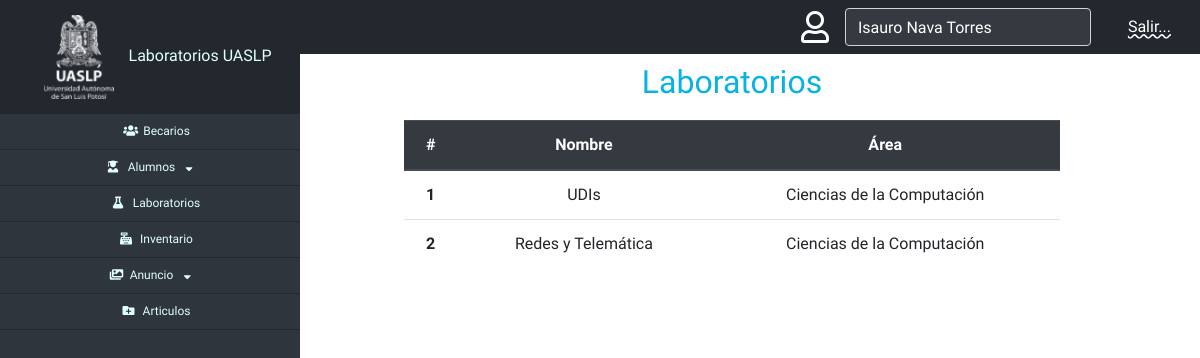
The app's page /Laboratorios.php (signed in) with its own data.
### tables this page shows
CREATE TABLE `laboratorio` (
  `ClaveLab` bigint(20) NOT NULL,
  `NombreLab` varchar(100) NOT NULL,
  `Area` varchar(50) NOT NULL
);

### baseDatos.php (called while the page is built, shortened)
<?php
     class BaseDatos
     {
         private $conexion;
         private $dsn;
         private $username;
         private $passwd;
         public function __construct()
         {
             $host = "localhost";
             $port = "3306";
             $dbname = "bdsi";
             $this->dsn = "mysql:host=" . $host . ";port=". $port . ";dbname=".$dbname . ";";
             $this->username = "root";
             $this->passwd = "";
         }
         public function conectar()
         {
             try {
                 $this->conexion = new PDO($this->dsn, $this->username, $this->passwd);
             }
             catch(PDOException $excepcion)
             {
                 echo "No se pudo conectar a la base de datos...";
                 echo $excepcion->getMessage();
             }
         }
         public function getConexion()
         {
             return($this->conexion);
         }
         public function desconectar(){
            $this->conexion = null;
        }
    }
?>

### Laboratorios.php (the view, shortened to what this page needs)
<?php
    include("baseDatos.php");
?>
<!DOCTYPE html>
<html lang="es">
<head>
    <?php include("head.php"); ?>
</head>
<body>
<?php include("menu.php"); ?>
    <div id="divArticulo">
        <h2>Laboratorios</h2>
        <div id="divTablaLab">
        <table class="table">
          <thead class="thead-dark">
            <tr>
              <th scope="col">#</th>
              <th scope="col">Nombre</th>
              <th scope="col">Área</th>
            </tr>
          </thead>
          <tbody>
          <?php
              $bd = new BaseDatos();
              $bd->conectar();
              $qry = "SELECT * FROM laboratorio";
              $sentencia = $bd->getConexion()->prepare($qry);
              $rs = $sentencia->execute();
              while($datos= $sentencia->fetchObject())
              {
                echo "<tr class='text-body'>";
                echo "<th scope='row'>".$datos->ClaveLab."</th>";
                echo "<td>".$datos->NombreLab."</td>";
                echo "<td>".$datos->Area."</td>";
                echo "</tr>";
              }
            ?>
          </tbody>
      </table>
      </div>
    </div>
</body>
</html>

### css/estilos.css (style rules this page uses)
* { font-family: 'Comfortaa', Arial, Helvetica, sans-serif; }
body { min-width: 350px; max-width: 1600px; width: 100%; margin: 0 auto; text-align: center; padding: 0%; }
#divIndex, #divArticulo, #divFormEntr, #divConsEntrad, #divEntradasMes, #divGrafEntrds { width: 78%; margin: 0 auto; padding: 0%; }
#divIndex h1, #divArticulo h2, #divFormEntr h2, #divConsEntrad h2, #divEntradasMes h2 { color: #08B2E3; margin-top: 1%; }
@media (min-width: 900px) { #divArticulo, #divEntradasMes, #divGrafEntrds { margin-left: 22%; } }
#divTablaBeca, #divTablaLab { width: 70%; margin: 2% auto; }

### records on screen
laboratorio: ClaveLab "1", NombreLab "UDIs", Area "Ciencias de la Computación"
laboratorio: ClaveLab "2", NombreLab "Redes y Telemática", Area "Ciencias de la Computación"
